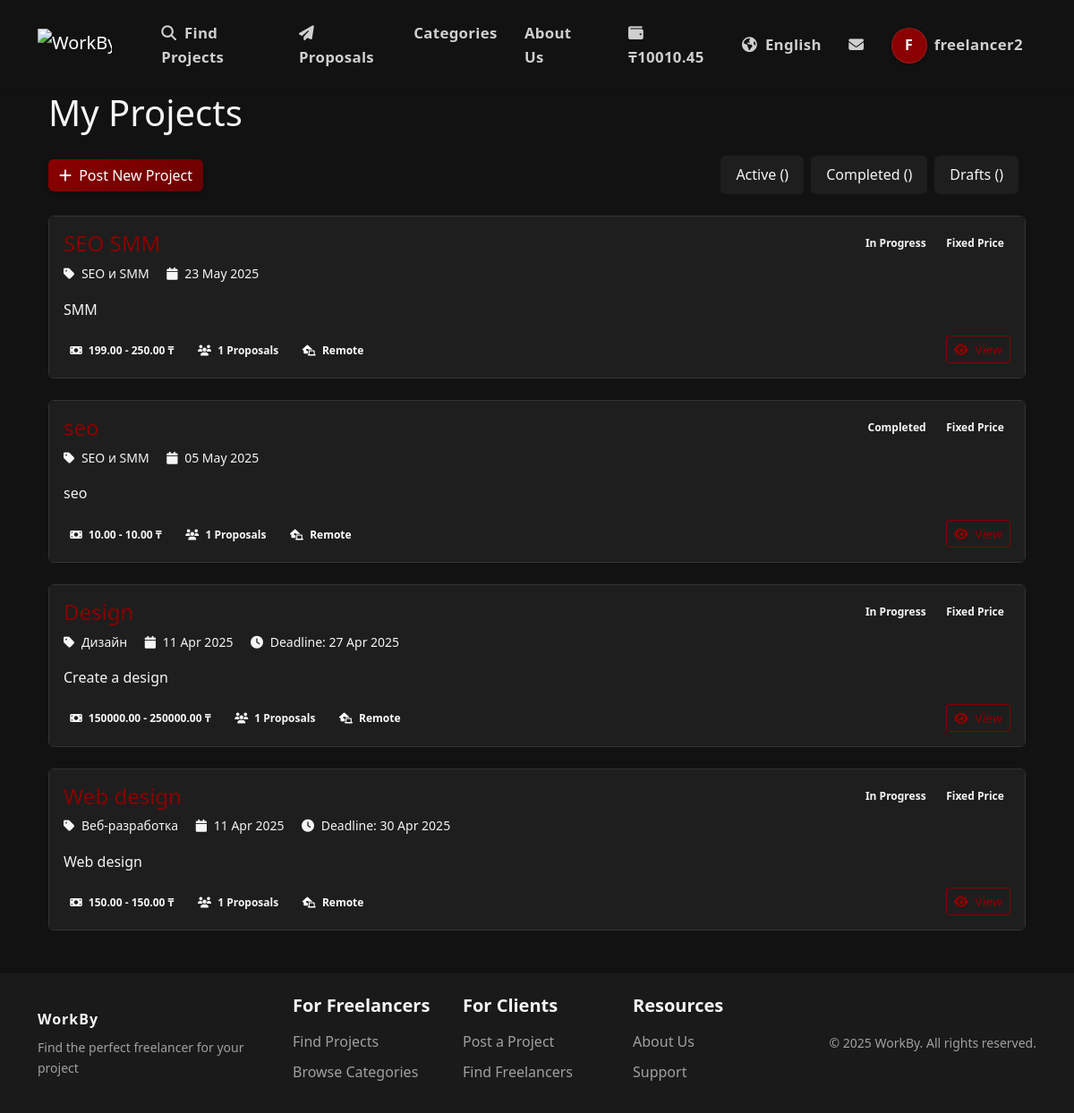
Screenshot of /en/my-projects/ (signed in) with the database file from the repository.
### payments/models.py (models this page shows, shortened)
class Wallet(models.Model):
    user = models.OneToOneField(
        settings.AUTH_USER_MODEL,
        on_delete=models.CASCADE,
        related_name='wallet'
    )
    balance = models.DecimalField(_('Balance'), max_digits=10, decimal_places=2, default=0)
    is_active = models.BooleanField(_('Active'), default=True)
    created_at = models.DateTimeField(_('Created At'), auto_now_add=True)
    updated_at = models.DateTimeField(_('Updated At'), auto_now=True)
    class Meta:
        verbose_name = _('Wallet')
        verbose_name_plural = _('Wallets')

### accounts/models.py (models this page shows, shortened)
class User(AbstractUser):
    USER_TYPE_CHOICES = (
        ('client', _('Client')),
        ('freelancer', _('Freelancer')),
    )
    LANGUAGE_CHOICES = (
        ('en', _('English')),
        ('ru', _('Russian')),
        ('kk', _('Kazakh')),
    )
    user_type = models.CharField(_('User Type'), max_length=10, choices=USER_TYPE_CHOICES, default='client')
    bio = models.TextField(_('Biography'), blank=True)
    avatar = models.ImageField(_('Avatar'), upload_to='avatars/', blank=True, null=True)
    phone_number = models.CharField(_('Phone Number'), max_length=15, blank=True)
    preferred_language = models.CharField(_('Preferred Language'), max_length=2, choices=LANGUAGE_CHOICES, default='en')
    dark_mode = models.BooleanField(_('Dark Mode'), default=False)
    skills = models.TextField(_('Skills'), blank=True)
    hourly_rate = models.DecimalField(_('Hourly Rate'), max_digits=10, decimal_places=2, null=True, blank=True)
    company_name = models.CharField(_('Company Name'), max_length=100, blank=True)
    def get_full_name(self):
        if self.first_name or self.last_name:
            return f"{self.first_name} {self.last_name}".strip()
        return self.username
    @property
    def is_client(self):
        return self.user_type == 'client'
    @property
    def is_freelancer(self):
        return self.user_type == 'freelancer'

### jobs/models.py (models this page shows, shortened)
class Project(models.Model):
    STATUS_CHOICES = (
        ('draft', _('Draft')),
        ('open', _('Open')),
        ('in_progress', _('In Progress')),
        ('completed', _('Completed')),
        ('cancelled', _('Cancelled')),
    )
    BUDGET_TYPE_CHOICES = (
        ('fixed', _('Fixed Price')),
        ('hourly', _('Hourly Rate')),
    )
    title = models.CharField(_('Title'), max_length=200)
    description = models.TextField(_('Description'))
    client = models.ForeignKey(
        settings.AUTH_USER_MODEL,
        on_delete=models.CASCADE,
        related_name='client_projects'
    )
    category = models.ForeignKey(
        Category,
        on_delete=models.CASCADE,
        related_name='projects'
    )
    tags = models.ManyToManyField(
        Tag,
        blank=True,
        related_name='projects'
    )
    budget_type = models.CharField(
        _('Budget Type'),
        max_length=10,
        choices=BUDGET_TYPE_CHOICES
    )
    budget_min = models.DecimalField(
        _('Minimum Budget'),
        max_digits=10,
        decimal_places=2
    )
    budget_max = models.DecimalField(
        _('Maximum Budget'),
        max_digits=10,
        decimal_places=2
    )
    deadline = models.DateTimeField(_('Deadline'), null=True, blank=True)
    status = models.CharField(
        _('Status'),
        max_length=20,
        choices=STATUS_CHOICES,
        default='draft'
    )
    created_at = models.DateTimeField(_('Created At'), auto_now_add=True)
    updated_at = models.DateTimeField(_('Updated At'), auto_now=True)
    location_required = models.CharField(_('Location Required'), max_length=100, blank=True)
    is_remote = models.BooleanField(_('Remote Job'), default=True)
    experience_required = models.CharField(_('Experience Required'), max_length=100, blank=True)
    is_private = models.BooleanField(_('Private Project'), default=False, help_text=_('Private projects are only visible to invited freelancers'))
    class Meta:
        verbose_name = _('Project')
        verbose_name_plural = _('Projects')
        ordering = ['-created_at']

class Category(models.Model):
    name = models.CharField(_('Name'), max_length=100)
    name_en = models.CharField(_('Name (English)'), max_length=100, blank=True)
    name_ru = models.CharField(_('Name (Russian)'), max_length=100, blank=True)
    name_kk = models.CharField(_('Name (Kazakh)'), max_length=100, blank=True)
    slug = models.SlugField(_('Slug'), max_length=100, unique=True)
    description = models.TextField(_('Description'), blank=True)
    class Meta:
        verbose_name = _('Category')
        verbose_name_plural = _('Categories')
        ordering = ['name']

### jobs/views.py (the view)
# urls.py: path('my-projects/', views.my_projects_view, name='my_projects'),
@login_required
def my_projects_view(request):
    if request.user.user_type == 'client':
        projects = Project.objects.filter(client=request.user)
    else:
        accepted_proposals = Proposal.objects.filter(
            freelancer=request.user,
            status='accepted'
        ).values_list('project_id', flat=True)
        projects = Project.objects.filter(id__in=accepted_proposals)
    status = request.GET.get('status')
    if status:
        projects = projects.filter(status=status)
    context = {
        'projects': projects,
    }
    return render(request, 'jobs/my_projects.html', context)

### jobs/context_processors.py (called while the page is built)
def contracts_processor(request):
    context = {
        'has_contracts': False,
    }
    if request.user.is_authenticated:
        contracts_exist = Contract.objects.filter(
            models.Q(client=request.user) | models.Q(freelancer=request.user)
        ).exists()
        context['has_contracts'] = contracts_exist
    return context

### payments/context_processors.py (called while the page is built)
def wallet_balance(request):
    if request.user.is_authenticated:
        wallet, _ = Wallet.objects.get_or_create(user=request.user)
        return {'user_balance': wallet.balance}
    return {'user_balance': None}

### templates/jobs/my_projects.html (shortened to what this page needs)
{% extends 'base.html' %}
{% load i18n %}
{% load static %}
{% block content %}
<div class="container">
    <h1 class="mb-4">{% trans "My Projects" %}</h1>
    <div class="d-flex justify-content-between align-items-center mb-4">
        <a href="{% url 'jobs:project_create' %}" class="btn btn-primary">
            <i class="fas fa-plus me-1"></i> {% trans "Post New Project" %}
        </a>
        <div class="nav nav-pills">
            <a class="nav-link {% if active_tab == 'active' %}active{% endif %}" href="?tab=active">
                {% trans "Active" %} ({{ active_count }})
            </a>
            <a class="nav-link {% if active_tab == 'completed' %}active{% endif %}" href="?tab=completed">
                {% trans "Completed" %} ({{ completed_count }})
            </a>
            <a class="nav-link {% if active_tab == 'drafts' %}active{% endif %}" href="?tab=drafts">
                {% trans "Drafts" %} ({{ drafts_count }})
            </a>
        </div>
    </div>
    {% if projects %}
        <div class="project-list">
            {% for project in projects %}
                <div class="card mb-4">
                    <div class="card-body">
                        <div class="d-flex justify-content-between align-items-start mb-3">
                            <div>
                                <h4 class="card-title">
                                    <a href="{% url 'jobs:project_detail' project.pk %}" class="text-decoration-none">
                                    </a>
                                </h4>
                                <div class="text-muted small">
                                    <span class="me-3">
                                        <i class="fas fa-tag me-1"></i> {{ project.category.name }}
                                    </span>
                                    <span class="me-3">
                                        <i class="fas fa-calendar me-1"></i> {{ project.created_at|date:"d M Y" }}
                                    </span>
                                    {% if project.deadline %}
                                        <span class="me-3">
                                            <i class="fas fa-clock me-1"></i>
                                            {% trans "Deadline" %}: {{ project.deadline|date:"d M Y" }}
                                        </span>
                                    {% endif %}
                                </div>
                            </div>
                            <div>
                                <span class="badge bg-{{ project.status|slugify }}">
                                    {{ project.get_status_display }}
                                </span>
                                <span class="badge bg-primary ms-1">
                                    {{ project.get_budget_type_display }}
                                </span>
                            </div>
                        </div>
                        <p class="mb-3">{{ project.description|truncatewords:40 }}</p>
                        <div class="d-flex justify-content-between align-items-center">
                            <div>
                                <span class="badge bg-secondary me-2">
                                    <i class="fas fa-money-bill me-1"></i> {{ project.budget_min }} - {{ project.budget_max }} ₸
                                </span>
                                <span class="badge bg-secondary me-2">
                                    <i class="fas fa-users me-1"></i> {{ project.proposals.count }} {% trans "Proposals" %}
                                </span>
                                {% if project.is_remote %}
                                    <span class="badge bg-info text-dark">
                                        <i class="fas fa-laptop-house me-1"></i> {% trans "Remote" %}
                                    </span>
                                {% endif %}
                            </div>
                            <div class="btn-group">
                                <a href="{% url 'jobs:project_detail' project.pk %}" class="btn btn-sm btn-outline-primary">
                                    <i class="fas fa-eye me-1"></i> {% trans "View" %}
                                </a>
                            </div>
                        </div>
                    </div>
                </div>
            {% endfor %}
        </div>
    {% endif %}
</div>
{% endblock %}

### templates/includes/header.html (shortened to what this page needs)
{% load i18n %}
{% load static %}
<nav class="navbar navbar-expand-lg navbar-dark bg-dark border-bottom py-3">
    <div class="container">
        <a class="navbar-brand" href="{% url 'jobs:home' %}">
            <img src="{% static 'img/logo.png' %}" alt="WorkBy" height="40" class="d-inline-block align-text-top me-2">
        </a>
        <div class="collapse navbar-collapse" id="navbarSupportedContent">
            <ul class="navbar-nav me-auto mb-2 mb-lg-0">
                {% if user.is_authenticated %}
                    <li class="nav-item">
                        <a class="nav-link" href="{% url 'jobs:project_list' %}"><i class="fas fa-search me-1"></i> {% trans "Find Projects" %}</a>
                    </li>
                    <li class="nav-item">
                        <a class="nav-link" href="{% url 'jobs:my_proposals' %}">
                            <i class="fas fa-paper-plane me-1"></i> {% trans "Proposals" %}
                        </a>
                    </li>
                    <li class="nav-item">
                        <a class="nav-link" href="{% url 'jobs:categories' %}">{% trans "Categories" %}</a>
                    </li>
                    <li class="nav-item">
                        <a class="nav-link" href="{% url 'jobs:about' %}">{% trans "About Us" %}</a>
                    </li>
                {% endif %}
            </ul>
            <ul class="navbar-nav ml-auto align-items-center">
                {% if user.is_authenticated and user_balance is not None %}
                <li class="nav-item me-3">
                    <a href="{% url 'payments:wallet' %}" class="nav-link">
                        <i class="fas fa-wallet me-1"></i>
                        <span class="fw-bold">₸{{ user_balance }}</span>
                    </a>
                </li>
                {% endif %}
                <li class="nav-item dropdown">
                    <a class="nav-link dropdown-toggle" href="#" id="languageDropdown" role="button" data-bs-toggle="dropdown" aria-expanded="false">
                        <i class="fas fa-globe-americas me-1"></i>
                        {% get_current_language as CURRENT_LANGUAGE %}
                        {% if CURRENT_LANGUAGE == 'en' %}
                            {% trans "English" %}
                        {% elif CURRENT_LANGUAGE == 'ru' %}
                            {% trans "Russian" %}
                        {% elif CURRENT_LANGUAGE == 'kk' %}
                            {% trans "Kazakh" %}
                        {% endif %}
                    </a>
                </li>
                {% if user.is_authenticated %}
                    <li class="nav-item d-none d-lg-block">
                        <a class="nav-link" href="{% url 'chat:inbox' %}" title="{% trans 'Messages' %}">
                            <i class="fas fa-envelope"></i>
                        </a>
                    </li>
                    <li class="nav-item dropdown">
                        <a class="nav-link dropdown-toggle d-flex align-items-center" href="#" id="navbarDropdown" role="button" data-bs-toggle="dropdown" aria-expanded="false">
                            <div class="avatar avatar-md me-2">
                                {% if user.avatar %}
                                    <img src="{{ user.avatar.url }}" alt="{{ user.get_full_name|default:user.username }}">
                                {% else %}
                                    {{ user.get_full_name|slice:":1"|upper|default:user.username|slice:":1"|upper }}
                                {% endif %}
                            </div>
                            <span>{{ user.username }}</span>
                        </a>
                    </li>
                {% endif %}
            </ul>
        </div>
    </div>
</nav>

### templates/base.html (style rules this page uses)
.avatar { background-color: #8B0000; border-radius: 50%; display: flex; align-items: center; justify-content: center; color: white; font-weight: bold; overflow: hidden; border: 1px solid rgba(255, 255, 255, 0.1); box-shadow: 0 2px 6px rgba(0, 0, 0, 0.2); transition: transform 0.2s ease; }
.avatar-md { width: 40px; height: 40px; font-size: 16px; }

### rows the page displays
Wallet: balance "10010.45"
User: get_full_name "F", username "freelancer2"
Project: category.name "SEO и SMM", created_at "23 May 2025", status "In Progress", budget_type "Fixed Price", description "SMM", budget_min "199.00", budget_max "250.00", proposals.count "1"
Project: category.name "SEO и SMM", created_at "05 May 2025", status "Completed", budget_type "Fixed Price", description "seo", budget_min "10.00", budget_max "10.00", proposals.count "1"
Project: category.name "Дизайн", created_at "11 Apr 2025", deadline "27 Apr 2025", status "In Progress", budget_type "Fixed Price", description "Create a design", budget_min "150000.00", budget_max "250000.00", proposals.count "1"
Project: category.name "Веб-разработка", created_at "11 Apr 2025", deadline "30 Apr 2025", status "In Progress", budget_type "Fixed Price", description "Web design", budget_min "150.00", budget_max "150.00", proposals.count "1"
